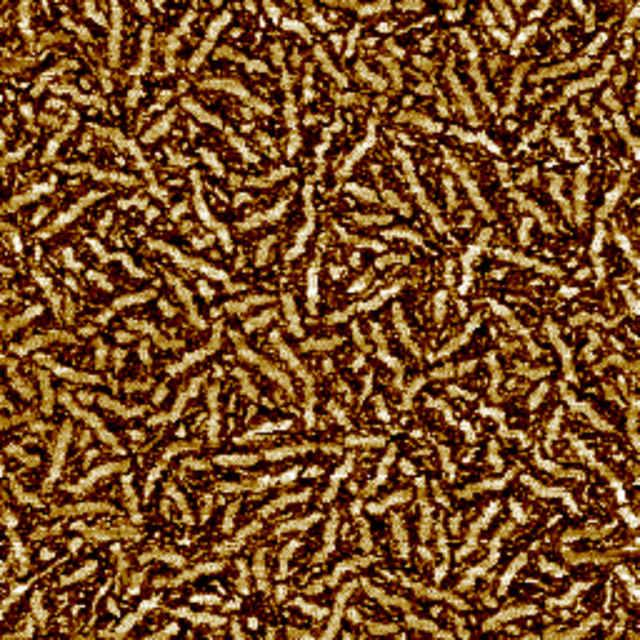
%> input picture _data/sampleimage.jpg, 640 x 640 px
$ octave --eval "result = AUTO_THRESH('sampleimage.jpg');"   (GNU Octave 9; MATLAB toolbox functions it lacks are replaced by stand-ins)
%> lines starting %> are read from the running program, lines starting %| are printed output that depends on the picture; in (x1, y1, x2, y2) boxes, pixels count from 0 and x2, y2 are one past the last pixel; in counts of white or black regions, pixels touching at a corner belong together; the program's own positions count from 1
function out = AUTO_THRESH(impath)
%> called with impath = 'sampleimage.jpg'
%% Auto-thresholding for fiber segmentation
% The ideal threshold value for creating segmented AFM images of P3HT
% nanofibers has been observed to be just before the point where the entire
% image forms a "percolating network" ... What this means is that the
% number of unique, fully connected objects in the image drops
% precipitously. We are looking specifically for the threshold that
% produces the maximum number of connected objects.

IMG = imread(impath);
%> IMG is the input picture: size 640x640x3 uint8; mean R, G, B 118.6, 76, 39
grayim = rgb2gray(IMG);
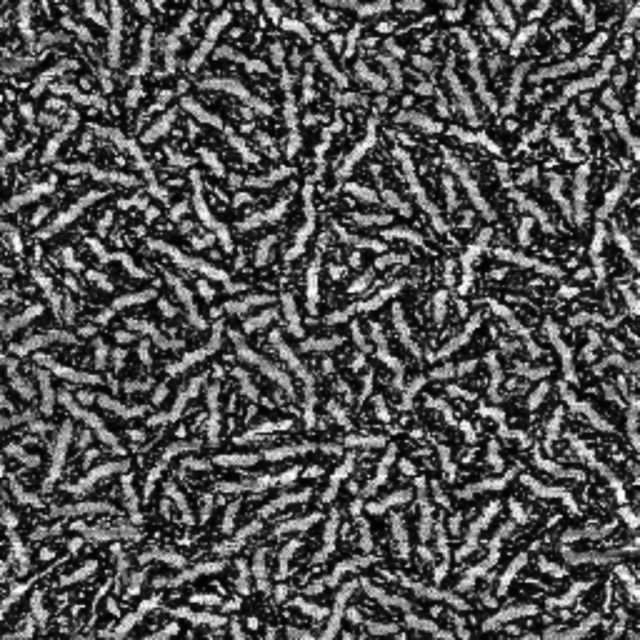
%> grayim: size 640x640 uint8; min 0, max 255, mean 84.5

% [4 lines of commented-out code are left out]

points = 100;
THRESH = linspace(0,1,points);
BWIM = struct();
Objects = zeros(1,points);

for i = 1:points
    BWIM(i).image = im2bw(grayim,THRESH(i));
    CCi = bwconncomp(BWIM(i).image);
    Objects(i) = CCi.NumObjects;
end
%> this loop made 100 passes
%> CCi on passes 1 to 12: 1 connected component, 1 connected component, 10 connected components, 25 connected components, 56 connected components, 64 connected components, 77 connected components, 110 connected components, 146 connected components, 226 connected components, 246 connected components, 301 connected components
%> after the loop, BWIM = 100 items; Objects = 100 values, max 1775 at index 70, min 0 at index 100, mean 1007.5

best_thresh = find_plateau(Objects);
%> in find_plateau, `n = length(Obj);`: n = 100
%> in find_plateau, `i = ceil(0.1*n);`: i = 10
%> the loop in find_plateau, `while i<0.9*n` made 33 passes
%> (back5, back1, for1, for5, out) on pass 33: (1400, 1100, -1700, -320, 0.42)
%> (back5, back1, for1, for5) on passes 1 to 6: (3400, 8000, 2000, 3420), (3640, 2000, 5500, 3980), (4480, 5500, 1900, 4360), (4200, 1900, 2900, 4800), (4060, 2900, 4800, 5740), (3420, 4800, 4800, 5560)
%> best_thresh = 0.42
% disp('Best threshold was:')
% disp(best_thresh)
out = im2bw(grayim,best_thresh);
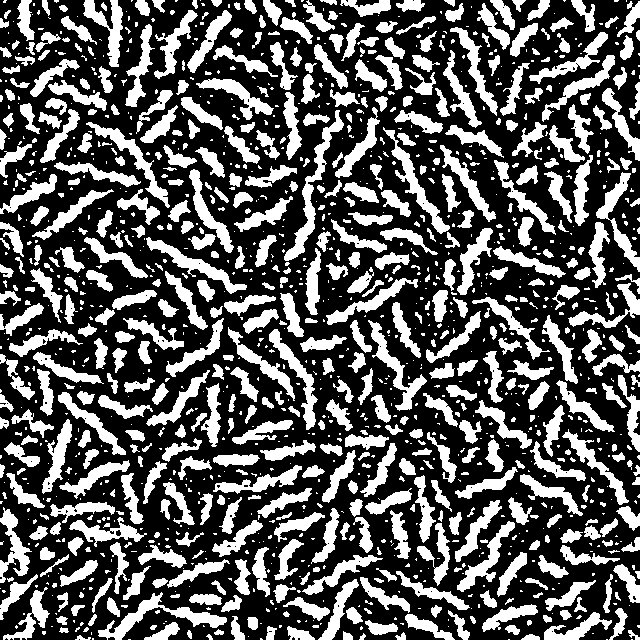
%> out: size 640x640 logical; 35.1% white; 1411 white regions (822 under 20 px), largest, box (x1, y1, x2, y2) and area: (284, 110, 344, 261) 1473, (98, 592, 227, 640) 1402, (383, 127, 450, 234) 1135
% figure
% imshow(out);

af = sum(sum(out))/numel(out);
%> af = 0.351
disp(af)
%| 0.3514

% [5 lines of commented-out code are left out]

end

function out = find_plateau(Obj)

n = length(Obj);
i = ceil(0.1*n);
while i<0.9*n
    back5 = (Obj(i)-Obj(ceil(i-0.05*n)))/0.05;
    back1 = (Obj(i)-Obj(i-1))/(1/n);
    for1 = (Obj(i+1)-Obj(i))/(1/n);
    for5 = (Obj(floor(i+0.05*n))-Obj(i))/0.05;
    if back5>0 && back1>0 && for1<0 && for5<0.5*back1
        out = i/n;
        return
    end
    i = i+1;
end
out = i/n;
end
